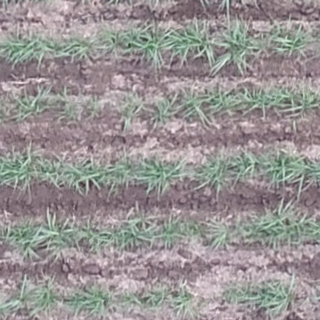
#> input picture dados/images/image_0002.png, 320 x 320 px; its folder holds 2 pictures in this run
$ python binarize_images.py --input ../dados/images --output out
#> lines starting #> are read from the running program, lines starting #| are printed output that depends on the picture; after the words box and inside, x2 and y2 are one past the last pixel; in counts of white or black regions, pixels touching at a corner belong together
import cv2
import os
import argparse

def binarize_image(input_path, output_path):
#> called with input_path = '../dados/images/image_0002.png', output_path = 'out/image_0002.png'
    img = cv2.imread(input_path)
#> img is the input picture: shape (320, 320, 3); mean B, G, R 147, 147.2, 152

    # Calcula o Excess Green Index (ExG)
    ExG = 2 * img[:, :, 1] - img[:, :, 2] - img[:, :, 0]
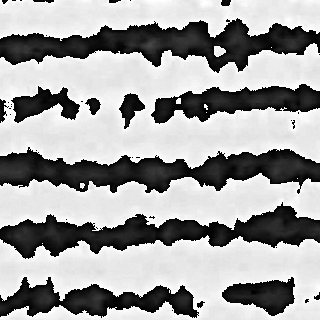
#> ExG: shape (320, 320); min 0, max 255, mean 160.3

    # Aplica o método de Otsu para binarização
    _, binary = cv2.threshold(ExG, 0, 255, cv2.THRESH_BINARY + cv2.THRESH_OTSU)
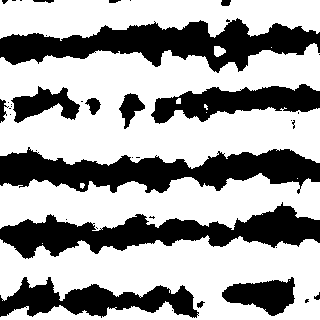
#> binary: shape (320, 320); 64.4% white; 39 black regions (24 under 20 px), largest, box (x1, y1, x2, y2) and area: (0, 18, 320, 73) 8493, (0, 147, 320, 194) 8307, (0, 202, 320, 259) 7830

    binary = cv2.bitwise_not(binary)

    cv2.imwrite(output_path, binary)

def process_images(input_dir, output_dir):
    if not os.path.exists(output_dir):
        os.makedirs(output_dir)

    for filename in os.listdir(input_dir):
        input_path = os.path.join(input_dir, filename)
        output_path = os.path.join(output_dir, filename)
        binarize_image(input_path, output_path)
#> pass 2 of the loop in process_images, `for filename in os.listdir(input_dir):`:
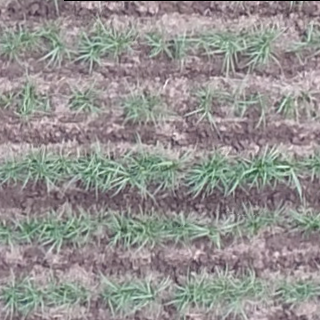
#> input picture dados/images/image_0003.png, 320 x 320 px
#> in binarize_image, img is the input picture: shape (320, 320, 3); mean B, G, R 143.6, 145, 148
#> in binarize_image (call 2), `ExG = 2 * img[:, :, 1] - img[:, :, 2] - img[:, :, 0]`:
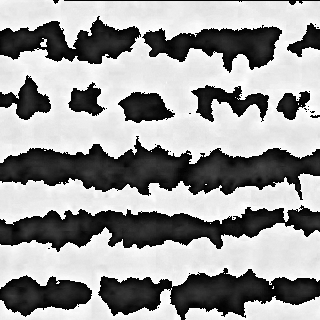
#> ExG: shape (320, 320); min 0, max 255, mean 153.2
#> in binarize_image (call 2), `_, binary = cv2.threshold(ExG, 0, 255, cv2.THRESH_BINARY + cv2.THRESH_..`:
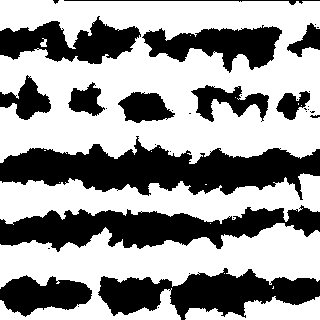
#> binary: shape (320, 320); 60.5% white; 35 black regions (21 under 20 px), largest, box (x1, y1, x2, y2) and area: (0, 136, 320, 200) 10580, (0, 205, 320, 252) 8062, (98, 268, 320, 320) 6305

if __name__ == "__main__":
    parser = argparse.ArgumentParser(description='Binariza imagens usando ExG e Otsu Threshold.')
    parser.add_argument('--input', required=True, help='Caminho para o diretório com as imagens RGB')
    parser.add_argument('--output', required=True, help='Caminho para o diretório onde serão salvas as imagens binarizadas')

    args = parser.parse_args()

    process_images(args.input, args.output)
